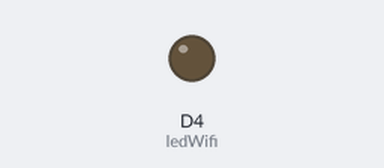
Simulated run of this sketch. Board: ESP8266 (NodeMCU). Shown: output pins drawn as LEDs (lit = HIGH). WiFi joins after 1.5 s; servers stay silent unless stated; what the sketch prints to the serial monitor is not drawn.

Above: at 0.1 s.
At 1.5 s:
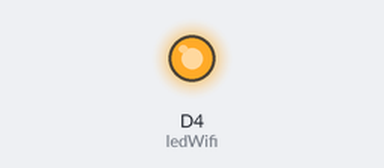
Timing chart, 0 to 3.0 s (numbered marks = the images above):
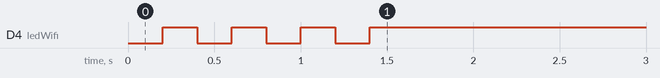

The sketch:

Internet.ino
```cpp
#include <ESP8266WiFi.h>
#include <Ticker.h>

#define ledWifi D4

String ssid     = "HONOR";
String password = "superclave32";

Ticker tic_WifiLed;

byte cont = 0;
byte max_intentos = 50;

void parpadeoLedWifi(){
  byte estado = digitalRead(ledWifi);
  digitalWrite(ledWifi,!estado);
}

void setup() {
  // Inicia Serial
  pinMode(ledWifi,OUTPUT);
  Serial.begin(115200);
  Serial.println("\n");

 tic_WifiLed.attach(0.2,parpadeoLedWifi);

  // Conexión WIFI
  WiFi.begin(ssid, password);
  while (WiFi.status() != WL_CONNECTED and cont < max_intentos) { //Cuenta hasta 50 si no se puede conectar lo cancela
    cont++;
    delay(500);
    Serial.print(".");
  }

 Serial.println("");
  if (cont < max_intentos) {  //Si se conectó
      Serial.println("********************************************");
      Serial.print("Conectado a la red WiFi: ");
      Serial.println(WiFi.SSID());
      Serial.print("IP: ");
      Serial.println(WiFi.localIP());
      Serial.print("macAdress: ");
      Serial.println(WiFi.macAddress());
      Serial.println("*********************************************");
  }
  else { //No se conectó
      Serial.println("------------------------------------");
      Serial.println("Error de conexion");
      Serial.println("------------------------------------");
  }

  tic_WifiLed.detach();
  digitalWrite(ledWifi,HIGH);
}

void loop() {
}
```
